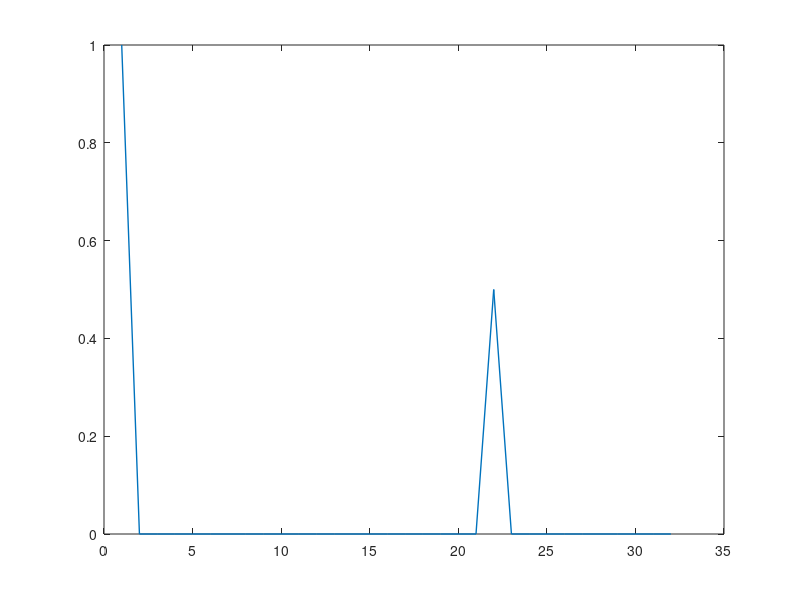
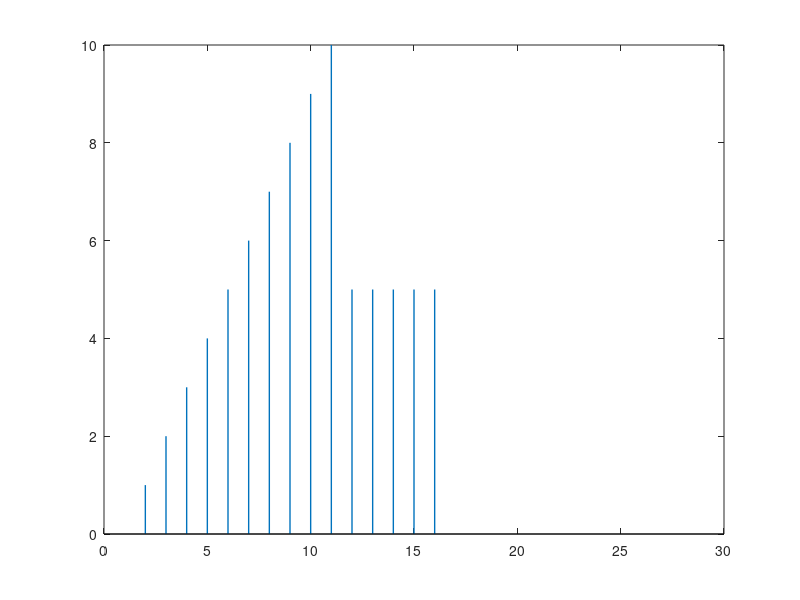
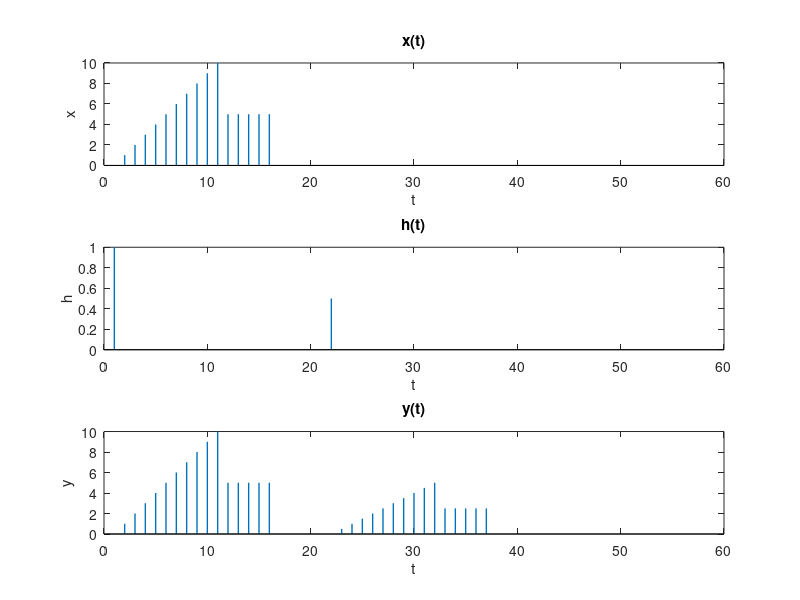

Recreate these plots in MATLAB, in order.
% Desafio 1

% a
h = [1 zeros(1,20) 0.5 zeros(1,10)];
figure;
plot(h,'marker','none','LineWidth',1);


% b
x = [0 1:10 ones(1,5)*5 zeros(1,10)]; % Definindo o sinal de entrada
figure;
stem(x,'marker','none','LineWidth',1);


% c
y = conv(x,h);                   
t = length(y);

% Completando com zeros para igualar ao tamanho de y
aux = zeros(1, t-length(x));
xi = [x aux];                   
aux2 = zeros(1, t-length(h));
hi = [h aux2];                  

figure;

subplot(3,1,1)
stem(xi,'marker','none','LineWidth',1);
title('x(t)');
ylabel('x');
xlabel('t');

subplot(3,1,2);
stem(hi,'marker','none','LineWidth',1);
title('h(t)');
ylabel('h');
xlabel('t');

subplot(3,1,3);
stem(y,'marker','none','LineWidth',1);
title('y(t)');
ylabel('y');
xlabel('t');